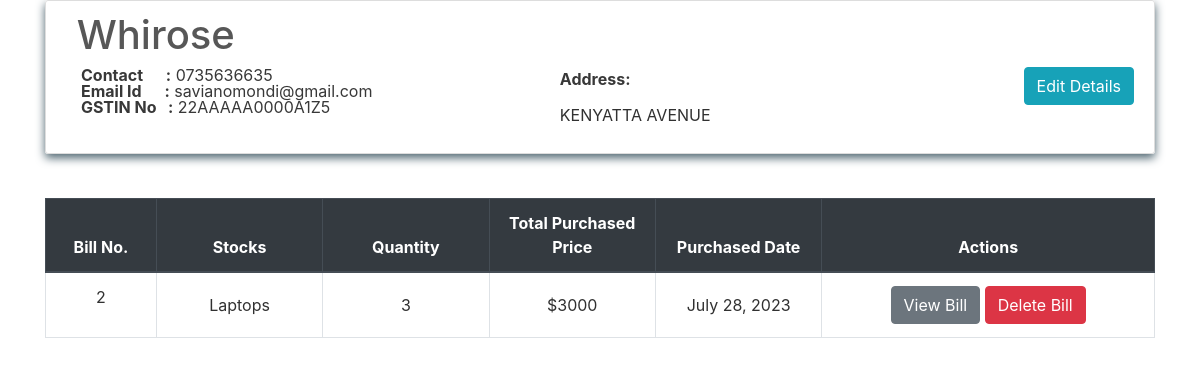
The app's page /transactions/suppliers/Whirose with its own data.
### transactions/models.py (models this page shows, shortened)
class Supplier(models.Model):
    id = models.AutoField(primary_key=True)
    name = models.CharField(max_length=150)
    phone = models.CharField(max_length=12, unique=True)
    address = models.CharField(max_length=200)
    email = models.EmailField(max_length=254, unique=True)
    gstin = models.CharField(max_length=15, unique=True)
    is_deleted = models.BooleanField(default=False)

class PurchaseBill(models.Model):
    billno = models.AutoField(primary_key=True)
    time = models.DateTimeField(auto_now=True)
    supplier = models.ForeignKey(Supplier, on_delete = models.CASCADE, related_name='purchasesupplier')
    def get_items_list(self):
        return PurchaseItem.objects.filter(billno=self)
    def get_total_price(self):
        purchaseitems = PurchaseItem.objects.filter(billno=self)
        total = 0
        for item in purchaseitems:
            total += item.totalprice
        return total

class PurchaseItem(models.Model):
    billno = models.ForeignKey(PurchaseBill, on_delete = models.CASCADE, related_name='purchasebillno')
    stock = models.ForeignKey(Stock, on_delete = models.CASCADE, related_name='purchaseitem')
    quantity = models.IntegerField(default=1)
    perprice = models.IntegerField(default=1)
    totalprice = models.IntegerField(default=1)

### inventory/models.py (models this page shows, shortened)
class Stock(models.Model):
    id = models.AutoField(primary_key=True)
    name = models.CharField(max_length=30, unique=True)
    quantity = models.IntegerField(default=1)
    is_deleted = models.BooleanField(default=False)

### transactions/views.py (the view)
# urls.py: path('suppliers/<name>', views.SupplierView.as_view(), name='supplier'),
class SupplierView(View):
    def get(self, request, name):
        supplierobj = get_object_or_404(Supplier, name=name)
        bill_list = PurchaseBill.objects.filter(supplier=supplierobj)
        page = request.GET.get('page', 1)
        paginator = Paginator(bill_list, 10)
        try:
            bills = paginator.page(page)
        except PageNotAnInteger:
            bills = paginator.page(1)
        except EmptyPage:
            bills = paginator.page(paginator.num_pages)
        context = {
            'supplier'  : supplierobj,
            'bills'     : bills
        }
        return render(request, 'suppliers/supplier.html', context)

### transactions/templates/suppliers/supplier.html (shortened to what this page needs)
{% extends "base.html" %}
{% block content %}
    <div class="content-section">
        <div class="media">
            <div class="media-body">
                <h2 style="color:#575757;" class="account-heading">&nbsp;{{ supplier.name }}</h2>
                <a href="{% url 'edit-supplier' supplier.pk %}" class="btn btn-info" style="float: right;">Edit Details</a>
                <div class="row">
                    <div class="col-md-6">
                        <p class="fal">
                            <b>Contact &nbsp; &nbsp;&nbsp; :</b> {{ supplier.phone }} <br>
                            <b>Email Id &nbsp;&nbsp;&nbsp;&nbsp; :</b> {{ supplier.email }} <br>
                            <b>GSTIN No &nbsp; :</b> {{ supplier.gstin }} <br>
                        </p>
                    </div>
                    <div class="col-md-6">
                        <p class="fal">
                            <b>Address:</b> <br> {{ supplier.address|linebreaks }}
                        </p>
                    </div>
                </div>
            </div>
        </div>
    </div>
    <table class="table table-css table-hover table-bordered">
        <br>
        <thead class="thead-dark align-middle">
            <tr>
                <th width="10%">Bill No.</th>
                <th width="15%">Stocks</th>
                <th width="15%">Quantity</th>
                <th width="15%">Total Purchased Price</th>
                <th width="15%">Purchased Date</th>
                <th width="30%">Actions</th>
            </tr>
        </thead>
        <tbody>
            {% for purchase in bills %}
            <tr>
                <td class="align-middle"> <p>{{ purchase.billno }}</p> </td>
                <td class="align-middle">{% for item in purchase.get_items_list %} {{ item.stock.name }} <br> {% endfor %}</td>
                <td class="align-middle">{% for item in purchase.get_items_list %} {{ item.quantity }} <br> {% endfor %}</td>
                <td class="align-middle">${{ purchase.get_total_price }}</td>
                <td class="align-middle">{{ purchase.time.date }}</td>
                <td class="align-middle"> <a href="{% url 'purchase-bill' purchase.billno %}" class="btn btn-secondary">View Bill</a> <a href="{% url 'delete-purchase' purchase.pk %}" class="btn btn-danger">Delete Bill</a> </td>
            </tr>
            {% endfor %}
        </tbody>
    </table>
</div>
{% endblock content %}

### homepage/static/css/main.css (style rules this page uses)
body, html { height: 100%; }
.fal { color: #383838; }
p { color: rgb(49, 49, 49); }
a { color: #55b159; }
.table-css { color: #313131; }
h1, h2, h3, h4, h5, h6 { color: #ffffff; }
.content-section { background: transparent; box-shadow: 0 4px 10px #4e6570; color: rgb(36, 36, 36); padding: 10px 20px; border: 1px solid #dddddd; border-radius: 3px; margin-bottom: 20px; }
.account-heading { font-size: 2.5rem; }
.align-middle { text-align: center; }

### records on screen
Supplier: name "Whirose", phone "0735636635", email "savianomondi@gmail.com", gstin "22AAAAA0000A1Z5", address "KENYATTA AVENUE"
PurchaseBill: billno "2", get_total_price "3000", time "July 28, 2023"
PurchaseItem: stock.name "Laptops", quantity "3"
